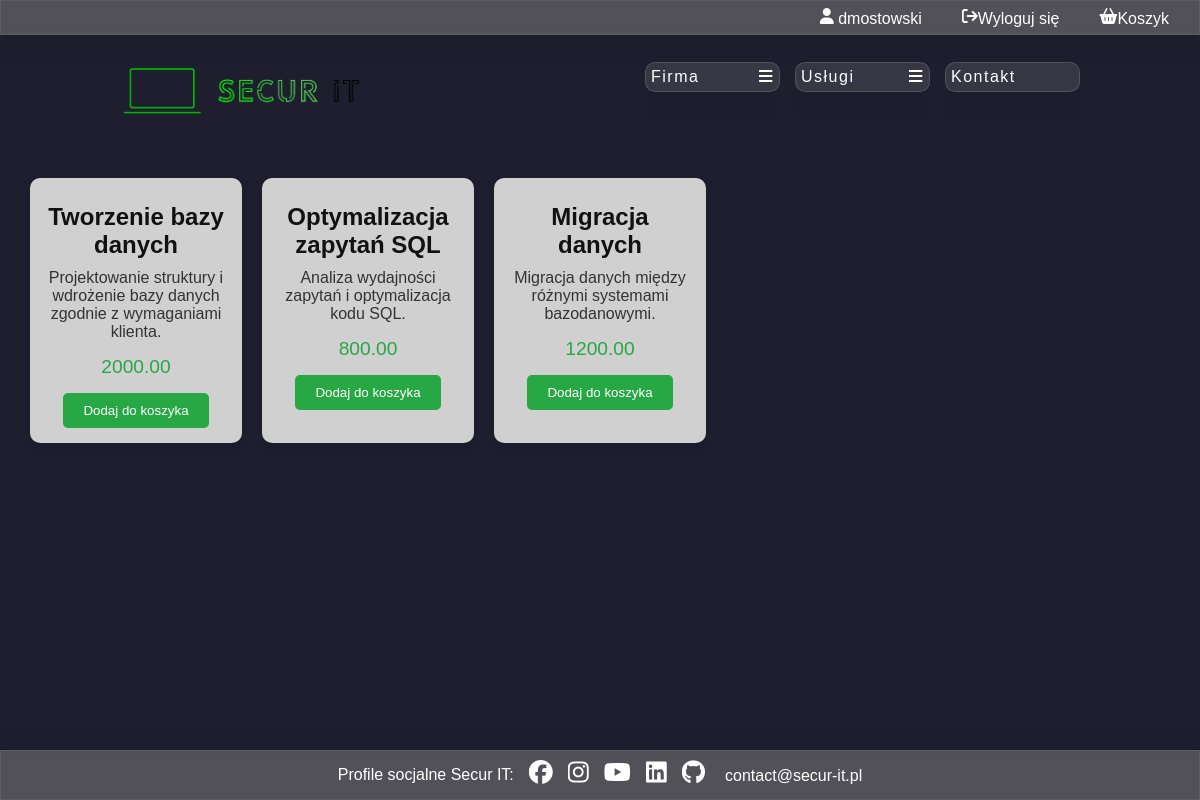
Page /FO/databases.php (signed in) on the committed database.
### tables this page shows
CREATE TABLE IF NOT EXISTS `users` (
  `id_user` int(11) NOT NULL AUTO_INCREMENT,
  `id_employee` int(11) DEFAULT NULL,
  `id_company` int(11) DEFAULT NULL,
  `first_name` varchar(50) DEFAULT NULL,
  `last_name` varchar(100) DEFAULT NULL,
  `id_country_code` int(11) DEFAULT NULL,
  `phone_number` varchar(20) DEFAULT NULL,
  `email_address` varchar(200) DEFAULT NULL,
  `username` varchar(50) DEFAULT NULL,
  `password` varchar(250) DEFAULT NULL,
  `is_company_admin` tinyint(1) DEFAULT NULL,
  `id_discount` int(11) DEFAULT NULL,
  PRIMARY KEY (`id_user`),
  KEY `id_employee` (`id_employee`),
  KEY `id_country_code` (`id_country_code`),
  KEY `id_discount` (`id_discount`)
);

CREATE TABLE IF NOT EXISTS `services` (
  `id_service` int(11) NOT NULL AUTO_INCREMENT,
  `id_service_type` int(11) DEFAULT NULL,
  `name` varchar(100) DEFAULT NULL,
  `description` longtext DEFAULT NULL,
  `price` decimal(10,2) DEFAULT NULL,
  `id_department` int(11) DEFAULT NULL,
  PRIMARY KEY (`id_service`),
  KEY `id_service_type` (`id_service_type`),
  KEY `id_department` (`id_department`)
);

### DB/db_connection.php (called while the page is built, shortened)
<?php
    class db_connection{
        var $host = "localhost";
        var $dbname = "secur_it";
        var $username = "root";
        var $password = "";
        public function databaseConnect(){
            $con = mysqli_connect($this->host, $this->username, $this->password, $this->dbname);
            if(!$con){
                die("Connection failed: " . mysqli_connect_error());
            }
            else{
                $this->connect = $con;
            }
        }
    }
?>

### DB/db_accounts.php (called while the page is built, shortened)
<?php
    include_once("db_connection.php");
    class db_accounts extends db_connection {
        function selectCustomerById($id_user, $id_company)
        {
            mysqli_set_charset($this->connect, "utf8mb4");
            $query = "SELECT u.id_user, u.id_company, u.first_name, u.last_name, u.id_country_code as uicc, cc1.country_code as ucc, u.phone_number as upn, u.email_address as uea, u.username, u.password, u.is_company_admin, c.company_name, c.additional_name, c.tax, c.id_country_code, cc2.country_code as ccc, c.phone_number as cpn, c.email_address as cea
            FROM users as u
            JOIN country_codes as cc1 ON cc1.id_country_code = u.id_country_code
            LEFT JOIN companies as c ON c.id_company = u.id_company
            LEFT JOIN country_codes as cc2 ON cc2.id_country_code = c.id_country_code
            WHERE id_user =".$id_user.";";
            $data = mysqli_query($this->connect, $query);
            if (mysqli_num_rows($data) > 0)
            {
                return $data;
            }
        }
    }
?>

### DB/db_services.php (called while the page is built, shortened)
<?php
    include_once("db_connection.php");
    class db_services extends db_connection{
        function selectServices_databases(){
            mysqli_set_charset($this->connect, "utf8mb4");
            $query = 'SELECT * FROM `services` WHERE id_service_type = 3';
            $data = mysqli_query($this->connect, $query);
            if (mysqli_num_rows($data) > 0){
            return $data;
            }
        }
    }
?>

### FO/databases.php (the view, shortened to what this page needs)
<!DOCTYPE html>
<html lang="pl">
    <head>
        <link rel="stylesheet" href="./style.css">
        <link rel="stylesheet" href="https://cdnjs.cloudflare.com/ajax/libs/font-awesome/4.7.0/css/font-awesome.min.css">
        </head>
    <body>
        <main class="main">
            <?php
                include("header.php");
                include("nav.php");
                include("footer.php");
            ?>
            <?php
                include('../DB/db_services.php');
                $baza = new db_services();
                $baza->databaseConnect();
                $data = $baza->selectServices_databases();
                if (!empty($data)) {
            ?>
            <div class="tresc">
            <?php
                while ($row = mysqli_fetch_assoc($data)) {
                    echo "<div class='artykul'>
                    <h3>".$row['name']."</h3>
                    <p>".$row['description']."</p>
                    <div class='price'>".$row['price']."</div>";
                    if (isset($_SESSION['loggedin']) && $_SESSION['loggedin'] === true) {
                        echo "<form method='POST' action='networks.php'>
                            <input type='hidden' name='id_service' value='".$row['id_service']."'>
                            <button type='submit' name='opcja' value='dodaj'>Dodaj do koszyka</button>
                        </form>";
                    }
                    echo "</div>";
                }
                } else {
                    echo "Brak usług";
                }
            ?>
            </div>
        </main>
    </body>
</html>

### FO/header.php (shortened to what this page needs)
<header class="header">
    <?php
        include_once('../DB/db_accounts.php');
        if (isset($_SESSION['loggedin']) && $_SESSION['loggedin'] === true) {
            $id_user = $_SESSION['id_user'];
            $baza = new db_accounts();
            $baza->databaseConnect();
            $data = $baza->selectCustomerById($id_user, null);
            if ($data && mysqli_num_rows($data) > 0) {
                $user = mysqli_fetch_assoc($data);
                echo "<div class='header-content'>";
                echo "<a href='./account.php' class='header-link'><i class='fa-solid fa-user'></i> ";
                echo ($user['username']);
                echo "</a><a href='./logout.php' class='header-link'><i class='fa-solid fa-arrow-right-from-bracket'></i>Wyloguj się</a>";
                echo "<a href='basket.php' class='header-link'><i class='fa-solid fa-basket-shopping'></i>Koszyk</a>";
                echo "</div>";
            }
        }
        else{
            echo "<div class='header-content'>";
            echo "<a href='./registration.php' class='header-link'><i class='fa-solid fa-user-plus'></i>Rejestracja</a>";
            echo "<a href='./login.php' class='header-link'><i class='fa-solid fa-user'></i>Logowanie</a>";
            echo "</div>";
        }
    ?>
</header>

### FO/style.css (style rules this page uses)
* { margin: 0; text-decoration: none; overflow: hidden; font-family: 'Gill Sans', 'Gill Sans MT', Calibri, 'Trebuchet MS', sans-serif; box-sizing: border-box; }
body { background-color: #1e1e2f; font-family: 'Roboto Mono', monospace; color: #fff; margin: 0; overflow: hidden; }
header { display: flex; height: 35px; justify-content: flex-end; align-items: center; padding: 5px; padding-right: 190px; background-color: rgb(117, 116, 116, 0.6); box-shadow: 0 4px 30px rgba(0, 0, 0, 0.1); backdrop-filter: blur(3.5px); -webkit-backdrop-filter: blur(3.5px); border: 1px solid rgba(147, 143, 143, 0.18); }
.header { display: flex; justify-content: flex-end; align-items: center; padding: 10px 20px; background-color: rgb(117, 116, 116, 0.6); box-shadow: 0 4px 30px rgba(0, 0, 0, 0.1); backdrop-filter: blur(3.5px); -webkit-backdrop-filter: blur(3.5px); border: 1px solid rgba(147, 143, 143, 0.18); }
.header-content { display: flex; gap: 20px; }
.header-link { color: white; text-decoration: none; font-size: 16px; padding: 10px; border-radius: 5px; transition: background-color 0.3s, transform 0.3s; }
.main { overflow: auto; width: 100vw; height: calc(100vh - 50px); background-size: cover; margin-bottom: 50px; }
.tresc { display: grid; grid-template-columns: repeat(auto-fill, minmax(200px, 1fr)); gap: 20px; padding: 20px; border-radius: 10px; color: rgb(255, 255, 255); margin: 10px; overflow: auto; text-shadow: 2px 2px #000000; }
.artykul { background-color: #d0d0d0; border-radius: 10px; box-shadow: 0 4px 8px rgba(0, 0, 0, 0.1); overflow: hidden; transition: transform 0.3s, box-shadow 0.3s; padding: 15px; text-align: center; color: #222; text-shadow: none; }
.artykul h3 { margin: 10px 0; font-size: 1.5em; color: #111; }
.artykul p { color: #333; font-size: 1em; margin-bottom: 15px; }
.artykul .price { font-size: 1.2em; color: #28a745; margin-bottom: 15px; }
.artykul button { background-color: #28a745; color: white; border: none; border-radius: 5px; padding: 10px 20px; cursor: pointer; transition: background-color 0.3s, transform 0.3s; }
.artykul { background-color: #d0d0d0; border-radius: 10px; margin-bottom: 10px; box-shadow: 0 4px 8px rgba(0, 0, 0, 0.1); overflow: hidden; transition: transform 0.3s, box-shadow 0.3s; padding: 15px; text-align: center; color: #222; text-shadow: none; margin-bottom: 5px; }

### rows in the picture
users: username "dmostowski"
services: name "Tworzenie bazy danych", description "Projektowanie struktury i wdrożenie bazy danych zgodnie z wymaganiami klienta.", price "2000.00"
services: name "Optymalizacja zapytań SQL", description "Analiza wydajności zapytań i optymalizacja kodu SQL.", price "800.00"
services: name "Migracja danych", description "Migracja danych między różnymi systemami bazodanowymi.", price "1200.00"
